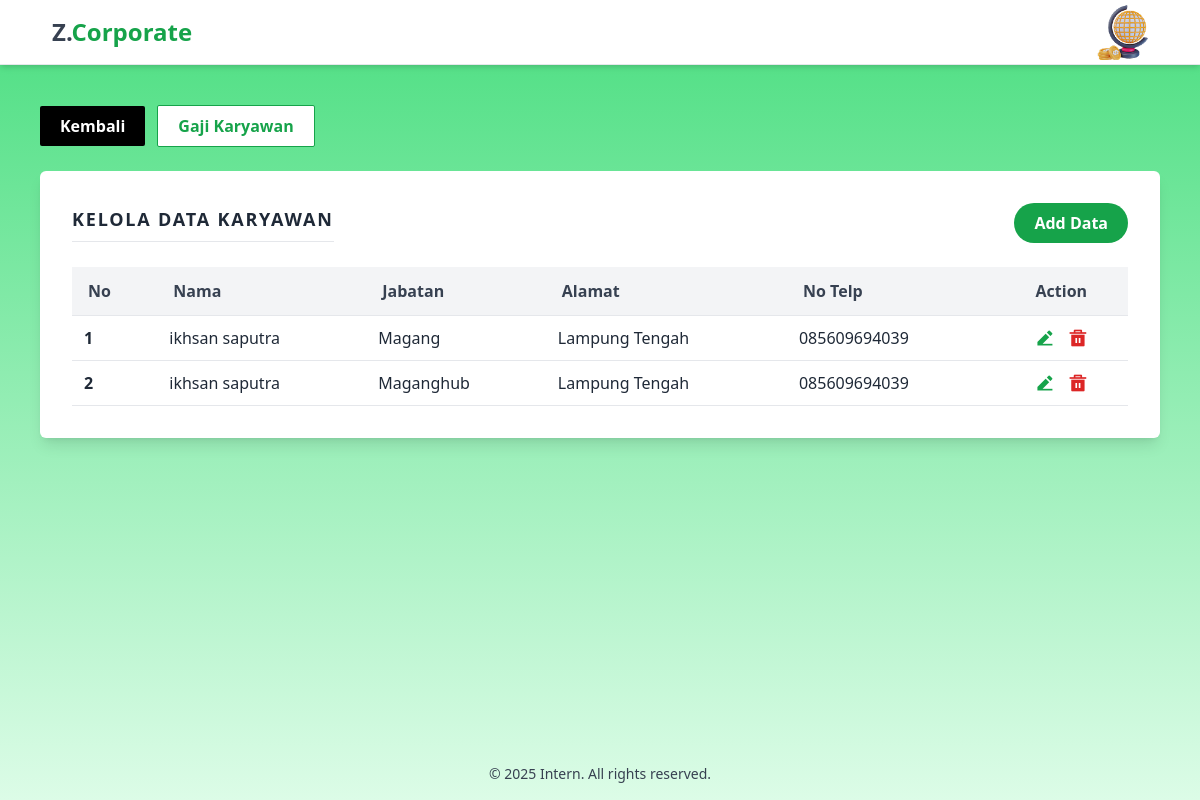
The app's page /data-karyawan/karyawan.php, older data.
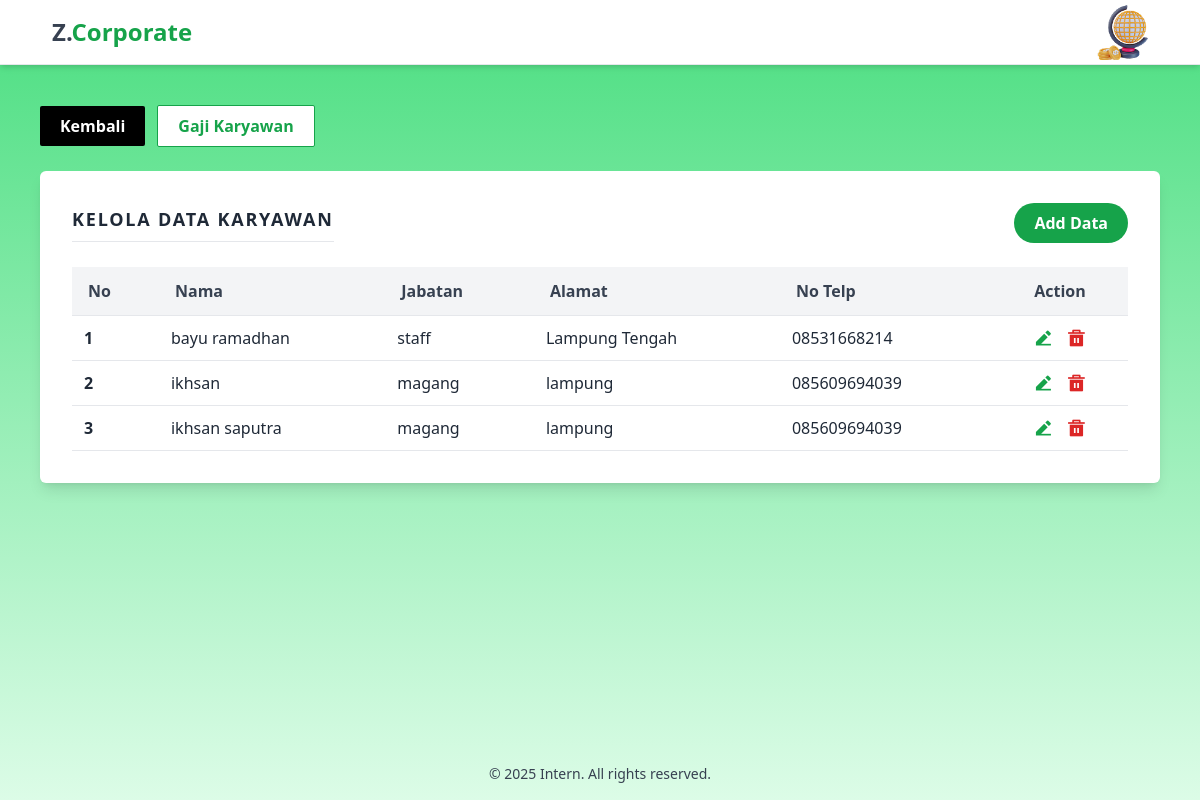
The same page, newer data.
### tables this page shows
CREATE TABLE `data_karyawan` (
  `id` int NOT NULL,
  `nama` varchar(100) NOT NULL,
  `jabatan` varchar(100) NOT NULL,
  `alamat` varchar(255) NOT NULL,
  `no_telp` varchar(20) NOT NULL
);

### data-karyawan/karyawan.php (the view, shortened to what this page needs)
<?php
include_once "../database/koneksi.php";
$result = mysqli_query($koneksi, "SELECT * FROM data_karyawan");
?>
<!DOCTYPE html>
<html lang="id">
<head>
  <script src="https://cdn.tailwindcss.com"></script>
  <link href="https://cdn.jsdelivr.net/npm/remixicon@4.1.0/fonts/remixicon.css" rel="stylesheet">
</head>
<body class="min-h-screen flex flex-col bg-gradient-to-b from-green-400 to-green-100 font-sans">
  <header class="bg-white shadow-md flex justify-between items-center px-1 py-1 border-b border-gray-200">
    <h1 class="text-2xl font-bold text-gray-800 px-12">
      <span class=" text-gray-700">Z.</span><a href="../index.php" class="text-green-600">Corporate</a>
    </h1>
    <img src="../assets/logo.png" alt="Logo" class="w-110 h-14 px-10">
  </header>
<main class="flex-1 px-4 md:px-10 py-10">
  <div class="w-full max-w-6xl mx-auto">
    <div class="flex flex-col sm:flex-row items-stretch sm:items-center gap-3 mb-6">
      <a href="../index.php"
         class="w-full sm:w-auto text-center bg-black text-white px-5 py-2 font-semibold hover:bg-gray-800 transition rounded-sm">
        Kembali
      </a>
      <a href="../gaji-karyawan/gaji.php"
         class="w-full sm:w-auto text-center bg-white text-green-600 border border-green-600 px-5 py-2 font-semibold hover:bg-green-50 transition rounded-sm">
        Gaji Karyawan
      </a>
    </div>
    <div class="bg-white shadow-lg w-full p-8 rounded-md">
      <div class="flex flex-col sm:flex-row justify-between items-start sm:items-center gap-3 mb-6">
        <h2 class="text-lg font-bold tracking-widest text-gray-800 border-b pb-2">
          KELOLA DATA KARYAWAN
        </h2>
        <button onclick="openModalTambah()"
                class="bg-green-600 text-white px-5 py-2 rounded-full font-semibold hover:bg-green-700 transition">
          Add Data
        </button>
      </div>
      <div class="overflow-x-auto">
        <table class="w-full border-collapse text-left">
          <thead>
            <tr class="bg-gray-100 text-gray-700 border-b font-bold">
              <th class="py-3 px-4 font-semibold">No</th>
              <th class="py-3 px-4 font-semibold">Nama</th>
              <th class="py-3 px-4 font-semibold">Jabatan</th>
              <th class="py-3 px-4 font-semibold">Alamat</th>
              <th class="py-3 px-4 font-semibold">No Telp</th>
              <th class="py-3 px-4 text-center font-semibold">Action</th>
            </tr>
          </thead>
          <tbody class="text-gray-800">
            <?php
            $no = 1;
            while ($data = mysqli_fetch_array($result)) {
              echo "
              <tr class='border-b hover:bg-gray-50 transition'>
                <td class='py-2 px-3 font-semibold'>{$no}</td>
                <td class='py-2 px-3'>{$data['nama']}</td>
                <td class='py-2 px-3'>{$data['jabatan']}</td>
                <td class='py-2 px-3'>{$data['alamat']}</td>
                <td class='py-2 px-3'>{$data['no_telp']}</td>
                <td class='py-2 px-3 text-center'>
                  <button onclick='editData({$data['id']}, \"{$data['nama']}\", \"{$data['jabatan']}\", \"{$data['alamat']}\", \"{$data['no_telp']}\")'
                          class='text-green-600 hover:text-green-800 mx-1'>
                    <i class=\"ri-edit-2-fill text-xl\"></i>
                  </button>
                  <button onclick='hapusData({$data['id']})'
                          class='text-red-600 hover:text-red-800 mx-1'>
                    <i class=\"ri-delete-bin-5-fill text-xl\"></i>
                  </button>
                </td>
              </tr>";
              $no++;
            }
            ?>
          </tbody>
        </table>
      </div>
    </div>
  </div>
</main>
  <footer class="text-center text-gray-700 text-sm py-4">
    © 2025 Intern. All rights reserved.
  </footer>
</body>
</html>

Row changes from the older to the newer data that the page shows:
removed data_karyawan: nama "ikhsan saputra", jabatan "Magang", alamat "Lampung Tengah", no_telp "085609694039"
removed data_karyawan: nama "ikhsan saputra", jabatan "Maganghub", alamat "Lampung Tengah", no_telp "085609694039"
added data_karyawan: nama "bayu ramadhan", jabatan "staff", alamat "Lampung Tengah", no_telp "08531668214"
added data_karyawan: nama "ikhsan", jabatan "magang", alamat "lampung", no_telp "085609694039"
added data_karyawan: nama "ikhsan saputra", jabatan "magang", alamat "lampung", no_telp "085609694039"
